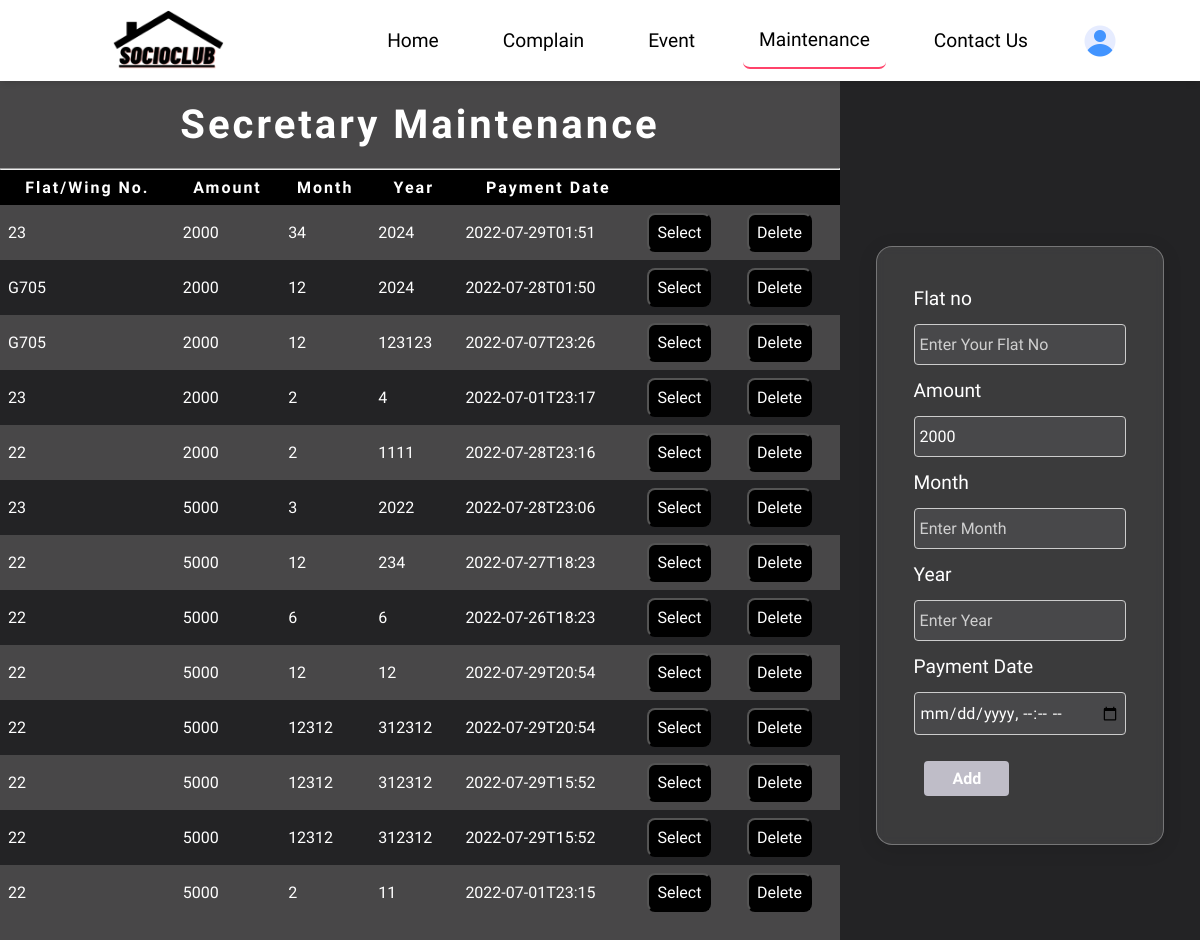
Before: /sec_main/ (signed in) with the older database file.
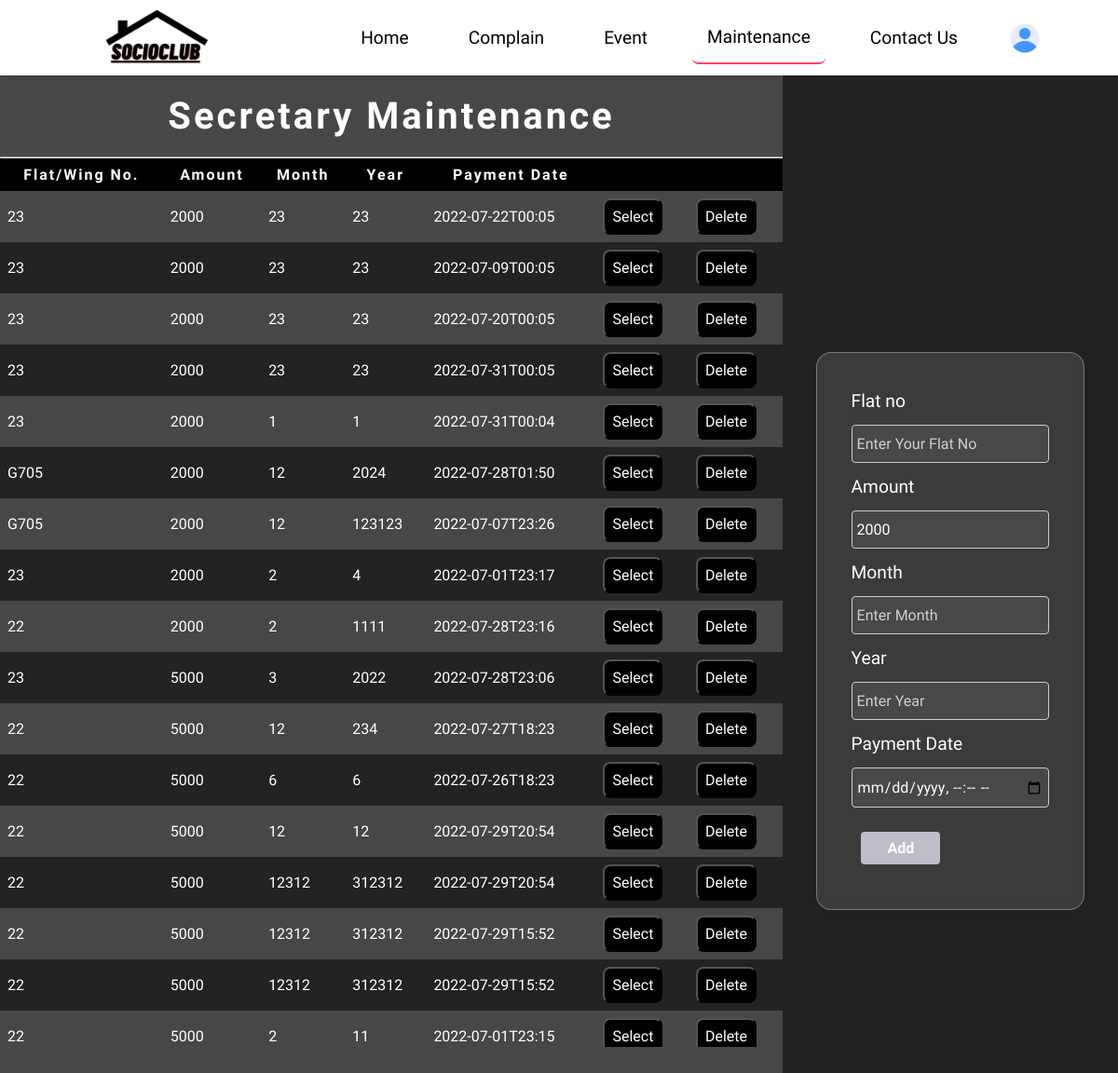
After: the same page with the newer database file.
### user_data/models.py (models this page shows, shortened)
class Maintenance(models.Model):
    society_name = models.ForeignKey(Society, on_delete=models.CASCADE)
    maintenance_user = models.ForeignKey(User, on_delete=models.CASCADE)
    maintenance_flat = models.ForeignKey(Flatno, on_delete=models.CASCADE)
    maintenance_amount = models.IntegerField()
    maintenance_month = models.IntegerField()
    maintenance_year = models.IntegerField()
    payment_date = models.CharField(null=True, max_length=15)

class Flatno (models.Model):
    flat = models.CharField(max_length=10)
    society_name = models.ForeignKey(Society, on_delete=models.CASCADE)
    owner = models.ForeignKey(User, on_delete=models.CASCADE)
    def __str__(self):
        return str(self.flat)

### SocioClub/views.py (the view, shortened to what this page needs)
# urls.py: path('sec_main/', views.sec_main, name = "sec_main"),
@login_required(login_url='login')
def sec_main(request):
    user_type = User_Detail.objects.get(user=request.user)
    if user_type.user_type == 1:
        return redirect('index')
    society_name = User_Detail.objects.get(user=request.user).society_name
    society_amount = Society.objects.get(society_name=society_name).maintenance_rate
    maintenance_data = Maintenance.objects.filter(society_name=society_name).order_by('-id')
    return render(request, "sec-main.html", {'maintenance_data': maintenance_data, 'user_type':user_type, 'society_amount':society_amount})

### user_data/models.py (called while the page is built)
    def __str__(self):
        return str(self.society_name)

### templates/sec-main.html (shortened to what this page needs)
{% extends "base.html" %}
{% load static %}
{% url 'login' as login %}
{% url 'index' as index %}
{% url 'delete_main' as delete_main %}
{%block cssblock%}
<link rel="stylesheet" href="{% static 'css/sec-main.css'%}"> {%endblock%}
{% block mainblock %}
<div class="sec-container">
    <div class="sec-left">
        <h3>Secretary Maintenance</h3>
        <hr>
        <div class="only-table-main">
            <table>
                <thead>
                    <tr>
                        <th>Flat/Wing No. </th>
                        <th>Amount</th>
                        <th>Month</th>
                        <th>Year</th>
                        <th>Payment Date</th>
                        <th></th>
                        <th></th>
                    </tr>
                </thead>
                <tbody>
                    {% for m in maintenance_data %}
                    <tr>
                        <td>{{m.maintenance_flat}}</td>
                        <td>{{m.maintenance_amount}}</td>
                        <td>{{m.maintenance_month}}</td>
                        <td>{{m.maintenance_year}}</td>
                        {% if m.payment_date == "" %}
                        <td>Not Paid</td>
                        {% else %}
                        <td>{{m.payment_date}}</td>
                        {% endif %}
                        <td> <button class="select-btn" onclick="select_main('{{m.id}}', '{{m.maintenance_flat}}', {{m.maintenance_amount}}, {{m.maintenance_month}}, {{m.maintenance_year}})">Select</button>
                        </td>
                        <td> <button class="select-btn" onclick="del_main('{{m.id}}')">Delete</button></td>
                    </tr>
                    {% endfor %}
                </tbody>
            </table>
        </div>
    </div>
    <div class="sec-right">
        <div class="sec-right-form">
            <form method="POST" action="{% url 'sec_main' %}" id="update_form">
                <label>Flat no</label>
                {% if error %}
                <input type="text" class="error" name="sec_flat" id="sec_flat" placeholder="Flat Does Not Exist" required>
                {% else %}
                <input type="text" name="sec_flat" id="sec_flat" placeholder="Enter Your Flat No" required>
                {% endif %}
                <label>Amount</label>
                <input type="text" id="sec_amount" name="sec_amount" placeholder="Amount" value="{{society_amount}}" required>
                <label>Month</label>
                <input type="text" name="sec_month" id="sec_month" placeholder="Enter Month" required>
                <label>Year</label>
                <input type="text" name="sec_year" id="sec_year" placeholder="Enter Year" required>
                <label>Payment Date</label>
                <input type="datetime-local" name="sec_payment_date" id="sec_payment_date">
                <div class="add-update">
                    <input type="submit" value="Add">
                </div>
            </form>
        </div>
    </div>
</div>
{% endblock %}

### templates/base.html (shortened to what this page needs)
{% url 'index' as index %}
{% url 'complain' as complain %}
{% url 'add_complain' as add_complain %}
{% url 'maintenance' as maintenance %}
{% url 'contact_us' as contact_us %}
{% url 'event' as event %}
{% url 'sec_main' as sec_main %}
{% url 'sec_event' as sec_event %}
{% url 'sec_complain' as sec_complain %}
<!DOCTYPE html>
<html lang="en">
{%load static%}
<head>
    <link rel="stylesheet" href="{% static 'css/nav.css'%}">
    {%block cssblock%} {%endblock%}
</head>
<body>
    <nav>
        <div class="left" onclick="home()">
            <img src="{% static 'images/logo1.png' %}" alt="LOGO">
        </div>
        <div class="right">
            <a href="{% url 'index' %}" class="{% if request.path == index %} active {%endif%}">Home</a>
            {% if user_type.user_type == 2 %}
            <a href="{% url 'sec_complain' %}"
                class="{% if request.path == sec_complain %} active {%endif%}">Complain</a>
            <a href="{% url 'sec_event' %}" class="{% if request.path == sec_event %} active {%endif%}">Event</a>
            <a href="{% url 'sec_main' %}" class="{% if request.path == sec_main %} active {%endif%}">Maintenance</a>
            {% endif %}
            <a href="{% url 'contact_us' %}" class="{% if request.path == contact_us %} active {%endif%}">Contact Us</a>
            {% if request.user.is_authenticated %}
            <div class="user-profile" onclick="openSideNav()">
                <img src="{% static 'images/user.png' %}" alt="">
            </div>
            {% endif %}
        </div>
    </nav>
    {%block mainblock%}
    {%endblock%}
</body>
</html>

### static/css/nav.css (style rules this page uses)
body { overflow: hidden; }
nav { position: relative; max-width: 100vw; display: flex; justify-content: space-between; align-items: center; font-size: 1.2rem; padding: 1% 5% 1%; box-shadow: 0 2px 8px -2px rgb(0 0 0 / 20%); overflow: hidden; }
nav .left { position: relative; height: 3.5rem; width: 20%; }
.left img { position: absolute; top: 50%; left: 50%; transform: translate(-50%, -50%); height: 200%; width: auto; }
nav .right { overflow: hidden; display: flex; align-items: center; }
nav .right a { position: relative; text-decoration: none; color: black; padding: 1rem; outline: none; overflow: hidden; margin: 0 1rem; }
nav .right .active { border-radius: 7px; border-bottom: 2px solid #ff436a; }
nav .right a::before { content: ""; height: 3.7rem; background-color: #ff436a; border-radius: 7px; position: absolute; height: calc(100% - 4px); width: calc(100% - 4px); z-index: -1; top: 110%; left: 0%; transition: 0.4s ease; }
.user-profile { height: 3rem; width: 3rem; display: flex; align-items: center; justify-content: center; margin: 0 1rem; cursor: pointer; }
.user-profile img { height: 2rem; }

### static/css/sec-main.css (style rules this page uses)
* { margin: 0%; padding: 0%; box-sizing: border-box; font-family: 'Montserrat', sans-serif; color: white; }
body { height: 100vh; display: flex; flex-direction: column; }
.sec-container { background-color: #232325; display: flex; height: calc(100vh - 8vw); width: 100vw; flex: 1; }
.sec-left { width: 70%; background-color: #484748; }
.sec-right { width: 30%; display: flex; flex-direction: column; align-items: center; justify-content: center; }
.sec-right-form { width: 80%; display: flex; flex-direction: column; justify-content: center; align-items: center; background: rgba(255, 255, 255, 0.11); border-radius: 16px; box-shadow: 0 4px 20px rgba(0, 0, 0, 0.1); backdrop-filter: blur(4.6px); -webkit-backdrop-filter: blur(4.6px); border: 1px solid rgba(255, 255, 255, 0.3); }
.sec-right form { display: flex; flex-direction: column; margin: 1.5rem; width: 80%; padding: 0.5rem; }
.sec-right form label { font-size: 1.2rem; padding: 0.5rem 0; }
.sec-right .sec-right-form form input[type=datetime-local], input[type=text] { background-color: rgba(255, 255, 255, 0.07); border: 1px solid #ccc; border-radius: 4px; margin: 6px 0px; padding: 10px 5px; font-size: 1rem; }
.sec-right .sec-right-form form input[type=submit] { width: 40%; background-color: #bfbdc8; color: white; font-weight: bolder; padding: 0.5rem 1rem; border: none; margin: auto; margin-bottom: 1rem; border-radius: 4px; cursor: pointer; margin-top: 20px; transition: 0.5s ease; font-size: 1rem; }
.sec-left h3 { letter-spacing: 3px; padding: 20px; font-weight: bolder; font-size: 40px; text-align: center; }
table { border-collapse: collapse; width: 100%; font-family: 'Montserrat', sans-serif; }
.only-table-main { overflow-y: scroll; height: 80%; width: 100%; }
thead th { z-index: 2; position: sticky; top: 0; background-color: black; }
td { padding: 8px; text-align: left; }
th { border: 2px soild red; text-align: center; padding: 8px; letter-spacing: 2px; }
tr:nth-child(even) { background-color: #232325; }
tbody { height: 60%; }
.select-btn { font-size: 1rem; padding: 0.5rem; background-color: black; color: white; border-radius: 0.5rem; cursor: pointer; }
.add-update { display: flex; justify-content: space-evenly; align-items: center; }
::placeholder { color: rgba(255, 255, 255, 0.74); }

Changed rows visible on the page:
removed Maintenance: maintenance_flat "23", maintenance_amount "2000", maintenance_month "34", maintenance_year "2024", payment_date "2022-07-29T01:51"
added Maintenance: maintenance_flat "23", maintenance_amount "2000", maintenance_month "23", maintenance_year "23", payment_date "2022-07-22T00:05"
added Maintenance: maintenance_flat "23", maintenance_amount "2000", maintenance_month "23", maintenance_year "23", payment_date "2022-07-09T00:05"
added Maintenance: maintenance_flat "23", maintenance_amount "2000", maintenance_month "23", maintenance_year "23", payment_date "2022-07-20T00:05"
added Maintenance: maintenance_flat "23", maintenance_amount "2000", maintenance_month "23", maintenance_year "23", payment_date "2022-07-31T00:05"
added Maintenance: maintenance_flat "23", maintenance_amount "2000", maintenance_month "1", maintenance_year "1", payment_date "2022-07-31T00:04"
